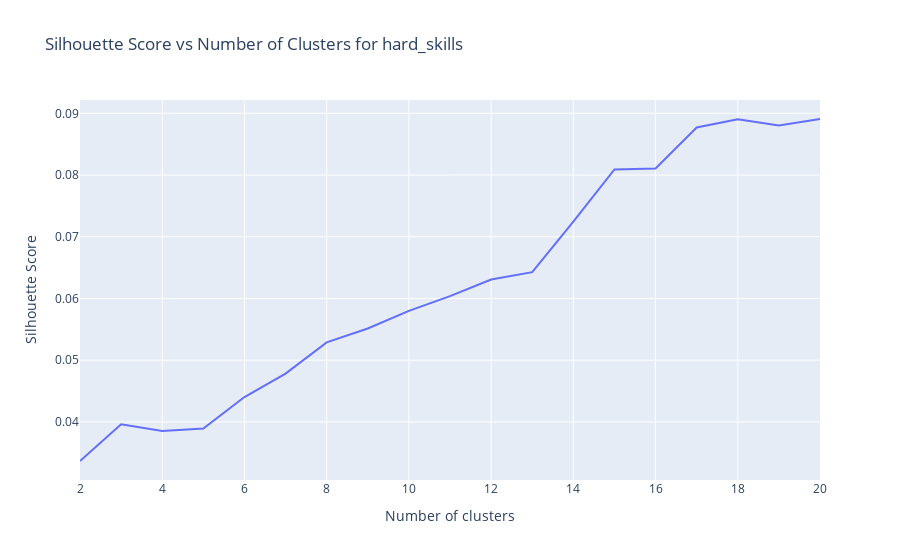

This figure's notebook cell:
### Code cell
# Function to perform clustering and calculate silhouette score
def perform_clustering(embeddings, n_clusters):
    kmeans = KMeans(n_clusters=n_clusters, random_state=42)
    clusters = kmeans.fit_predict(embeddings)
    silhouette_avg = silhouette_score(embeddings, clusters)
    return clusters, silhouette_avg

# Function to find optimal number of clusters
def find_optimal_clusters(embeddings, max_clusters=20):
    silhouette_scores = []
    for n_clusters in range(2, max_clusters + 1):
        clusters, silhouette_avg = perform_clustering(embeddings, n_clusters)
        silhouette_scores.append(silhouette_avg)
        print(f"For n_clusters = {n_clusters}, the average silhouette score is : {silhouette_avg}")
    
    optimal_clusters = silhouette_scores.index(max(silhouette_scores)) + 2
    return optimal_clusters, silhouette_scores

# Extract embeddings
embeddings = np.array(skills_df['embedding'].tolist())

# Find optimal number of clusters
optimal_clusters, silhouette_scores = find_optimal_clusters(embeddings)
print(f"The optimal number of clusters is: {optimal_clusters}")

# Perform final clustering with optimal number of clusters
final_clusters, final_silhouette_avg = perform_clustering(embeddings, optimal_clusters)
skills_df['cluster'] = final_clusters

# Visualize silhouette scores
fig = px.line(x=range(2, len(silhouette_scores) + 2), y=silhouette_scores, 
              labels={'x': 'Number of clusters', 'y': 'Silhouette Score'},
              title=f'Silhouette Score vs Number of Clusters for {column}')
fig.show()

# Function to reduce dimensions using PCA or t-SNE
def reduce_dimensions(embeddings, method='pca', n_components=2):
    if method == 'pca':
        reducer = PCA(n_components=n_components)
    elif method == 'tsne':
        reducer = TSNE(n_components=n_components, random_state=42)
    else:
        raise ValueError("Method must be 'pca' or 'tsne'")
    reduced_embeddings = reducer.fit_transform(embeddings)
    return reduced_embeddings

# Function to visualize clusters
def visualize_clusters(df, method='pca'):
    embeddings = np.array(df['embedding'].tolist())
    reduced_embeddings = reduce_dimensions(embeddings, method)
    
    reduced_df = pd.DataFrame(reduced_embeddings, columns=['Component 1', 'Component 2'])
    reduced_df['Cluster'] = df['cluster']
    reduced_df['Skill'] = df['skill']

    fig = px.scatter(
        reduced_df,
        x='Component 1',
        y='Component 2',
        color='Cluster',
        hover_data=['Skill'],
        title=f'Skills Clusters Visualized with {method.upper()} (Silhouette Score: {final_silhouette_avg:.3f})',
        labels={'Component 1': 'Component 1', 'Component 2': 'Component 2'}
    )
    fig.show()

# Function to get top items in each cluster
def get_top_items_in_clusters(df, cluster_column, item_column, top_n=20):
    cluster_top_items = {}
    for cluster in df[cluster_column].unique():
        cluster_items = df[df[cluster_column] == cluster][item_column]
        most_common_items = Counter(cluster_items).most_common(top_n)
        cluster_top_items[cluster] = most_common_items
    return cluster_top_items

# Analyze and visualize top items
hard_skills_top_items = get_top_items_in_clusters(skills_df, 'cluster', 'skill')

def visualize_top_items(cluster_top_items, title):
    for cluster, items in cluster_top_items.items():
        items_df = pd.DataFrame(items, columns=['Item', 'Frequency'])
        fig = px.bar(
            items_df,
            x='Item',
            y='Frequency',
            color='Frequency',
            title=f'{title} in Cluster {cluster}',
            color_continuous_scale="Emrld",
        )
        fig.update_yaxes(title="Frequency")
        fig.update_layout(
            showlegend=False,
            template="plotly_white",
            xaxis=go.layout.XAxis(tickangle=45)
        )
        fig.show()

### Figure 1 — Plotly figure (JSON) as saved in the notebook; plotly's stock layout.template omitted (floating-point values rounded to 4 significant figures)
{"data": [{"hovertemplate": "Number of clusters=%{x}<br>Silhouette Score=%{y}<extra></extra>", "legendgroup": "", "line": {"color": "#636efa", "dash": "solid"}, "marker": {"symbol": "circle"}, "mode": "lines", "name": "", "orientation": "v", "showlegend": false, "type": "scatter", "x": [2, 3, 4, 5, 6, 7, 8, 9, 10, 11, 12, 13, 14, 15, 16, 17, 18, 19, 20], "xaxis": "x", "y": [0.03367, 0.03962, 0.03853, 0.03893, 0.04402, 0.04782, 0.05289, 0.05514, 0.05799, 0.06039, 0.06307, 0.06427, 0.07247, 0.08091, 0.08105, 0.0877, 0.08903, 0.08802, 0.08908], "yaxis": "y"}], "layout": {"legend": {"tracegroupgap": 0}, "title": {"text": "Silhouette Score vs Number of Clusters for hard_skills"}, "xaxis": {"anchor": "y", "domain": [0, 1], "title": {"text": "Number of clusters"}}, "yaxis": {"anchor": "x", "domain": [0, 1], "title": {"text": "Silhouette Score"}}}}
